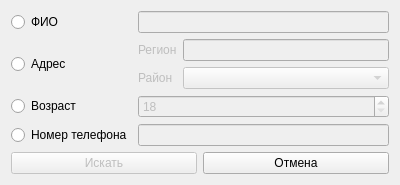
<?xml version="1.0" encoding="UTF-8"?>
<ui version="4.0">
 <class>SearchPatientDialog</class>
 <widget class="QDialog" name="SearchPatientDialog">
  <property name="geometry">
   <rect>
    <x>0</x>
    <y>0</y>
    <width>400</width>
    <height>177</height>
   </rect>
  </property>
  <property name="windowTitle">
   <string>Пациенты - Поиск</string>
  </property>
  <layout class="QVBoxLayout" name="verticalLayout">
   <item>
    <layout class="QGridLayout" name="gridLayoutDataForm">
     <item row="2" column="0">
      <widget class="QRadioButton" name="radioButtonAge">
       <property name="text">
        <string>Возраст</string>
       </property>
      </widget>
     </item>
     <item row="3" column="1">
      <widget class="QLineEdit" name="lineEditPhone">
       <property name="enabled">
        <bool>false</bool>
       </property>
      </widget>
     </item>
     <item row="0" column="0">
      <widget class="QRadioButton" name="radioButtonFullname">
       <property name="text">
        <string>ФИО</string>
       </property>
      </widget>
     </item>
     <item row="2" column="1">
      <widget class="QSpinBox" name="spinBoxAge">
       <property name="enabled">
        <bool>false</bool>
       </property>
       <property name="minimum">
        <number>18</number>
       </property>
      </widget>
     </item>
     <item row="0" column="1">
      <widget class="QLineEdit" name="lineEditFullname">
       <property name="enabled">
        <bool>false</bool>
       </property>
      </widget>
     </item>
     <item row="1" column="0">
      <widget class="QRadioButton" name="radioButtonAddress">
       <property name="text">
        <string>Адрес</string>
       </property>
      </widget>
     </item>
     <item row="3" column="0">
      <widget class="QRadioButton" name="radioButtonPhone">
       <property name="text">
        <string>Номер телефона</string>
       </property>
      </widget>
     </item>
     <item row="1" column="1">
      <layout class="QGridLayout" name="gridLayout_2">
       <item row="1" column="0">
        <widget class="QLabel" name="labelDistrict">
         <property name="enabled">
          <bool>false</bool>
         </property>
         <property name="text">
          <string>Район</string>
         </property>
        </widget>
       </item>
       <item row="0" column="0">
        <widget class="QLabel" name="labelRegion">
         <property name="enabled">
          <bool>false</bool>
         </property>
         <property name="text">
          <string>Регион</string>
         </property>
        </widget>
       </item>
       <item row="0" column="1">
        <widget class="QLineEdit" name="lineEditRegion">
         <property name="enabled">
          <bool>false</bool>
         </property>
        </widget>
       </item>
       <item row="1" column="1">
        <widget class="QComboBox" name="comboBoxDistrict">
         <property name="enabled">
          <bool>false</bool>
         </property>
        </widget>
       </item>
      </layout>
     </item>
    </layout>
   </item>
   <item>
    <layout class="QHBoxLayout" name="horizontalLayout">
     <item>
      <widget class="QPushButton" name="pushButtonSearch">
       <property name="enabled">
        <bool>false</bool>
       </property>
       <property name="text">
        <string>Искать</string>
       </property>
      </widget>
     </item>
     <item>
      <widget class="QPushButton" name="pushButtonCancel">
       <property name="text">
        <string>Отмена</string>
       </property>
      </widget>
     </item>
    </layout>
   </item>
  </layout>
 </widget>
 <resources/>
 <connections/>
</ui>
